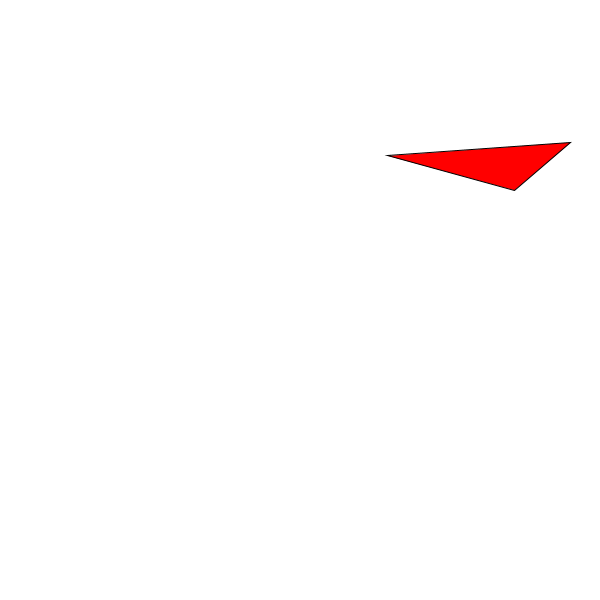
Frame 1 (no input)
Frame 60 (the mouse pressed at the canvas centre just before this capture): identical to frame 1, image omitted
Frame 120 (the mouse held since frame 60 and released just before this capture): identical to frame 1, image omitted

The Processing sketch that drew this single still picture (run headless with seeded random() and noise(); from frame 60 on, the mouse is pressed at the canvas centre):

// Processing sketch: p000_TsumiYaku
// ── p000_TsumiYaku.pde
float x1 = random(600);
float y1 = random(600);
float x2 = random(600);
float y2 = random(600);
float x3 = random(600);
float y3 = random(600);

void setup() {
  background(255);
  size(600, 600);

}

void draw() {
  background(255);
  stroke(0);
  if(pointInside(mouseX, mouseY)) {
    fill(0,255,0);
  } else {
    fill(255,0,0);
  }
  triangle(x1, y1, x2, y2, x3, y3);
}




float Sign (float x1, float y1, float x2, float y2, float x3, float y3)
{
    return (x1 - x3) * (y2 - y3) - (x2 - x3) * (y1 - y3);
}

boolean pointInside(float xpoint, float ypoint) {
  boolean tf1, tf2, tf3;
  
  tf1 = Sign(xpoint, ypoint, x1, y1, x2, y2) < 0;
  tf2 = Sign(xpoint, ypoint, x2, y2, x3, y3) < 0;
  tf3 = Sign(xpoint, ypoint, x3, y3, x1, y1) < 0;
  
  return ((tf1 == tf2) && (tf2 == tf3));
}
